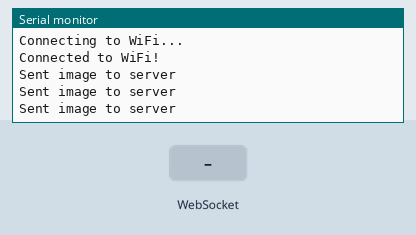
Recording of a sketch running on a simulated ESP32. Parts: the last lines printed to the serial monitor. Inputs (shaded band) come from the test bench. WiFi joins after 1.5 s; servers stay silent unless stated; the camera gives no picture.

Above: at 3.5 s.
3.6 s: WebSocket text "1" received
At 3.79 s:
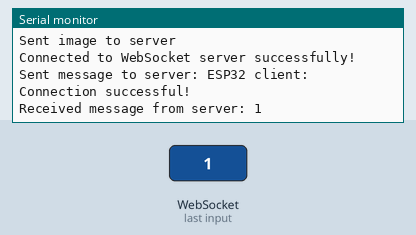
5.1 s: WebSocket text "0" received
At 5.29 s:
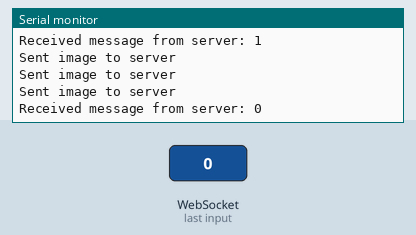
6.6 s: WebSocket text "2" received
At 6.79 s:
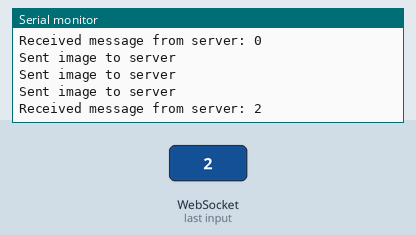

The sketch:

websocketClient.ino
```cpp
#include <WiFi.h>
#include <WebSocketsClient.h>
#include "esp_camera.h"

// Wi-Fi credentials
const char* ssid = "D0806";
const char* password = "INSIDESD0806";

// WebSocket server IP (replace with your server IP)
const char* webSocketServer = "192.168.0.17"; // Node.js WebSocket Server IP

WebSocketsClient webSocket;

// Camera configuration
camera_config_t config;

void setup() {
  Serial.begin(115200);

  // Connect to Wi-Fi
  WiFi.begin(ssid, password);
  while (WiFi.status() != WL_CONNECTED) {
    delay(1000);
    Serial.println("Connecting to WiFi...");
  }
  Serial.println("Connected to WiFi!");

  // Camera configuration setup (ensure correct pin mapping)
  config.ledc_channel = LEDC_CHANNEL_0;
  config.ledc_timer = LEDC_TIMER_0;
  config.pin_d0 = 5;
  config.pin_d1 = 18;
  config.pin_d2 = 19;
  config.pin_d3 = 21;
  config.pin_d4 = 36;
  config.pin_d5 = 39;
  config.pin_d6 = 34;
  config.pin_d7 = 35;
  config.pin_xclk = 0;
  config.pin_pclk = 22;
  config.pin_vsync = 25;
  config.pin_href = 23;
  config.pin_sscb_sda = 26;
  config.pin_sscb_scl = 27;
  config.pin_pwdn = 32;
  config.pin_reset = -1;
  config.xclk_freq_hz = 20000000;
  config.pixel_format = PIXFORMAT_JPEG;
  config.frame_size = FRAMESIZE_SVGA;
  config.jpeg_quality = 12; // Low quality for faster transmission
  config.fb_count = 2;

  // Initialize camera
  esp_err_t err = esp_camera_init(&config);
  if (err != ESP_OK) {
    Serial.println("Camera initialization failed!");
    return;
  }

  // Connect to WebSocket server on port 3001
  webSocket.begin(webSocketServer, 3001, "/");
  webSocket.onEvent(webSocketEvent); // Set event handler
}

void loop() {
  webSocket.loop(); // Keep checking WebSocket events

  // Capture and send image every 500ms
  static unsigned long lastTime = 0;
  if (millis() - lastTime > 500) {
    lastTime = millis();

    // Capture frame from camera
    camera_fb_t *fb = esp_camera_fb_get();
    if (!fb) {
      Serial.println("Camera capture failed");
      return;
    }

    // Send image frame via WebSocket
    webSocket.sendBIN(fb->buf, fb->len);
    Serial.println("Sent image to server");

    // Return the frame buffer to free memory
    esp_camera_fb_return(fb);
  }
}

// WebSocket event handler
void webSocketEvent(WStype_t type, uint8_t *payload, size_t length) {
  if (type == WStype_CONNECTED) {
    // Connection established
    Serial.println("Connected to WebSocket server successfully!");

    // Send a message after successful connection
    String message = "ESP32 client: Connection successful!";
    webSocket.sendTXT(message);
    Serial.println("Sent message to server: " + message);
  }
  else if (type == WStype_DISCONNECTED) {
    Serial.println("Disconnected from WebSocket server.");
  }
  else if (type == WStype_ERROR) {
    Serial.println("WebSocket error occurred.");
  }
  else if (type == WStype_TEXT) {
    // Handle incoming messages from the server
    String receivedMessage = String((char*)payload);
    Serial.println("Received message from server: " + receivedMessage);
  }
}
```

Measured:
- after the input at 3.6 s, the serial monitor: prints a new line at once (image 1)
- after the input at 5.1 s, the serial monitor: prints a new line at once (image 2)
- after the input at 6.6 s, the serial monitor: prints a new line at once (image 3)
